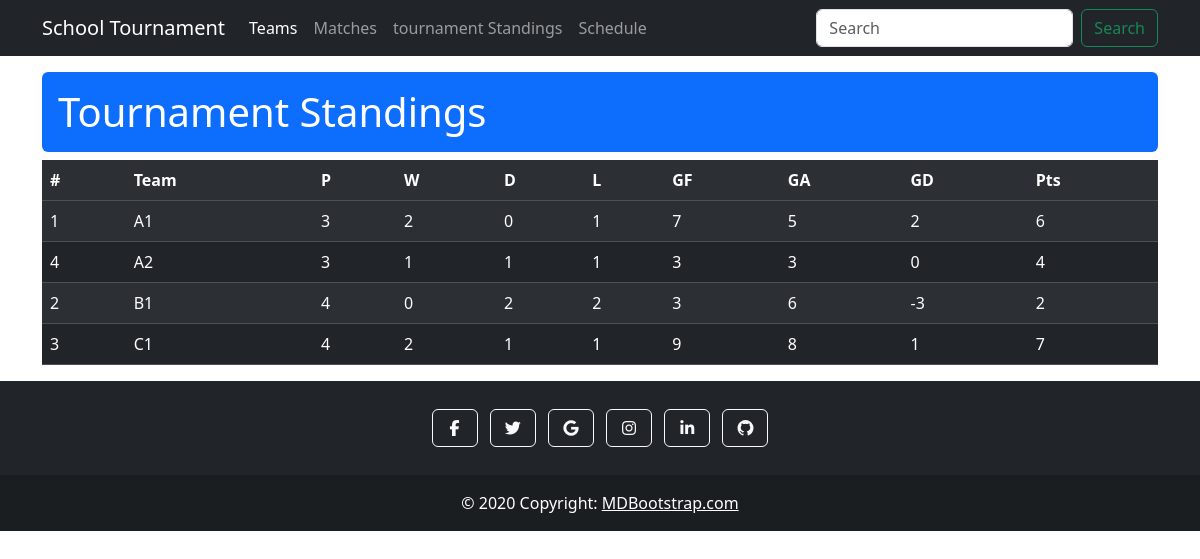
Page /standings.php on the committed database.
### tables this page shows
CREATE TABLE `teams` (
  `id` int(11) NOT NULL,
  `class_name` varchar(255) NOT NULL,
  `points` int(11) NOT NULL,
  `goals_scored` int(11) NOT NULL,
  `goals_aginest` int(11) NOT NULL
);

### standings.php (the view)
<?php include "./includes/header.php" ?>
<h1 class="bg-primary text-white p-3 rounded">Tournament Standings</h1>
<table class="table table-dark table-striped">
    <tr>
        <th>#</th>
        <th>Team</th>
        <th>P</th>
        <th>W</th>
        <th>D</th>
        <th>L</th>
        <th>GF</th>
        <th>GA</th>
        <th>GD</th>
        <th>Pts</th>
    </tr>
    <tbody>
        <?php
        $teams = $pdo->query("SELECT teams.id, teams.class_name,COUNT(matches.id) AS matches_played,teams.goals_scored, teams.goals_aginest, teams.points, (teams.goals_scored-teams.goals_aginest) AS goal_Difference,
        SUM(
        (teams.id = matches.team1_id AND matches.team1_goals > matches.team2_goals)
        OR (teams.id = matches.team2_id AND matches.team2_goals > matches.team1_goals)
        ) AS wins,
        SUM(
        (teams.id = matches.team1_id AND matches.team1_goals =
        matches.team2_goals)
        OR (teams.id = matches.team2_id AND matches.team1_goals =
        matches.team2_goals)
        ) AS draws,
        SUM(
        (teams.id = matches.team1_id AND matches.team1_goals <
        matches.team2_goals)
        OR (teams.id = matches.team2_id AND matches.team2_goals <
        matches.team1_goals)
        ) AS losses
        FROM teams LEFT JOIN matches ON teams.id = matches.team1_id OR teams.id = matches.team2_id GROUP BY teams.class_name");
        foreach ($teams as $team) : ?>
            <tr>
                <td><?= $team['id'] ?></td>
                <td><?= $team['class_name'] ?></td>
                <td><?= $team['matches_played'] ?></td>
                <td><?= $team['wins'] ?></td>
                <td><?= $team['draws'] ?></td>
                <td><?= $team['losses'] ?></td>
                <td><?= $team['goals_scored'] ?></td>
                <td><?= $team['goals_aginest'] ?></td>
                <td><?= $team['goal_Difference'] ?></td>
                <td><?= $team['points'] ?></td>
            </tr>
        <?php endforeach;?>
    </tbody>
</table>
<?php include "./includes/footer.php" ?>

### rows in the picture
teams: id "1", class_name "A1", matches_played "3", wins "2", draws "0", losses "1", goals_scored "7", goals_aginest "5", goal_Difference "2", points "6"
teams: id "4", class_name "A2", matches_played "3", wins "1", draws "1", losses "1", goals_scored "3", goals_aginest "3", goal_Difference "0", points "4"
teams: id "2", class_name "B1", matches_played "4", wins "0", draws "2", losses "2", goals_scored "3", goals_aginest "6", goal_Difference "-3", points "2"
teams: id "3", class_name "C1", matches_played "4", wins "2", draws "1", losses "1", goals_scored "9", goals_aginest "8", goal_Difference "1", points "7"
